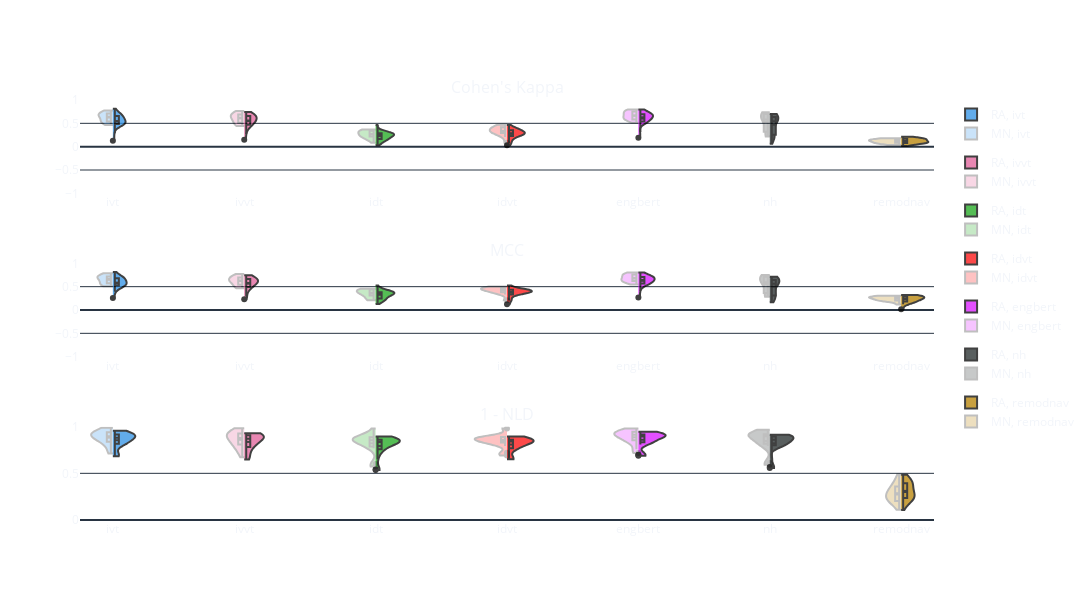

Notebook code for this chart:
### Markdown cell above
#### Global Metrics Figure

### Code cell
global_metrics_fig = sm.global_metrics_distributions_figure(
    global_measures,
    GT1, gt2=GT2, only_box=False
)
global_metrics_fig.update_layout(
    title=None,
    width=1200, height=600,
    paper_bgcolor='rgba(0, 0, 0, 0)',
    plot_bgcolor='rgba(0, 0, 0, 0)',
)
global_metrics_fig.show()

### Figure 1 — Plotly figure (JSON) as saved in the notebook; plotly's stock layout.template omitted (floating-point values rounded to 4 significant figures)
{"data": [{"box": {"visible": true}, "fillcolor": "#2E91E5", "legendgroup": "ivt", "line": {"color": "black"}, "meanline": {"visible": true}, "name": "RA, ivt", "opacity": 0.75, "scalegroup": "cohen's_kappa", "showlegend": true, "side": "positive", "spanmode": "hard", "x0": "ivt", "y": [0.6536, 0.1284, 0.8129, 0.6847, 0.5965, 0.4917, 0.4573, 0.2866, 0.4749, 0.5237, 0.6394, 0.6606, 0.738, 0.5897, 0.4963, 0.5578, 0.5056, 0.472, 0.6827, 0.5183], "type": "violin", "xaxis": "x", "yaxis": "y"}, {"box": {"visible": true}, "fillcolor": "#E15F99", "legendgroup": "ivvt", "line": {"color": "black"}, "meanline": {"visible": true}, "name": "RA, ivvt", "opacity": 0.75, "scalegroup": "cohen's_kappa", "showlegend": true, "side": "positive", "spanmode": "hard", "x0": "ivvt", "y": [0.6683, 0.1468, 0.7408, 0.6839, 0.6305, 0.3851, 0.4351, 0.2714, 0.4788, 0.5559, 0.6462, 0.6817, 0.7248, 0.6154, 0.5435, 0.5658, 0.5103, 0.4657, 0.6342, 0.5517], "type": "violin", "xaxis": "x", "yaxis": "y"}, {"box": {"visible": true}, "fillcolor": "#1CA71C", "legendgroup": "idt", "line": {"color": "black"}, "meanline": {"visible": true}, "name": "RA, idt", "opacity": 0.75, "scalegroup": "cohen's_kappa", "showlegend": true, "side": "positive", "spanmode": "hard", "x0": "idt", "y": [0.2981, 0.03157, 0.4641, 0.2578, 0.2804, 0.2984, 0.2624, 0.1214, 0.2042, 0.1831, 0.2571, 0.2668, 0.3344, 0.2556, 0.08008, 0.1816, 0.1483, 0.1364, 0.3033, 0.2054], "type": "violin", "xaxis": "x", "yaxis": "y"}, {"box": {"visible": true}, "fillcolor": "#FB0D0D", "legendgroup": "idvt", "line": {"color": "black"}, "meanline": {"visible": true}, "name": "RA, idvt", "opacity": 0.75, "scalegroup": "cohen's_kappa", "showlegend": true, "side": "positive", "spanmode": "hard", "x0": "idvt", "y": [0.2981, 0.03036, 0.4646, 0.2567, 0.2975, 0.3173, 0.2629, 0.132, 0.2026, 0.1831, 0.2571, 0.2754, 0.3451, 0.2556, 0.08008, 0.3537, 0.3961, 0.3918, 0.3791, 0.3079], "type": "violin", "xaxis": "x", "yaxis": "y"}, {"box": {"visible": true}, "fillcolor": "#DA16FF", "legendgroup": "engbert", "line": {"color": "black"}, "meanline": {"visible": true}, "name": "RA, engbert", "opacity": 0.75, "scalegroup": "cohen's_kappa", "showlegend": true, "side": "positive", "spanmode": "hard", "x0": "engbert", "y": [0.6938, 0.192, 0.7982, 0.6989, 0.68, 0.5842, 0.5417, 0.3124, 0.5395, 0.6376, 0.672, 0.7087, 0.7697, 0.6755, 0.6251, 0.5803, 0.5091, 0.4851, 0.7087, 0.5984], "type": "violin", "xaxis": "x", "yaxis": "y"}, {"box": {"visible": true}, "fillcolor": "#222A2A", "legendgroup": "nh", "line": {"color": "black"}, "meanline": {"visible": true}, "name": "RA, nh", "opacity": 0.75, "scalegroup": "cohen's_kappa", "showlegend": true, "side": "positive", "spanmode": "hard", "x0": "nh", "y": [0.639, 0.2022, 0.06223, 0.6629, 0.6084, 0.5696, 0.196, 0.2909, 0.4816, 0.5852, 0.701, 0.699, 0.6987, 0.636, 0.6082, 0.497, 0.2203, 0.301, 0.2036, 0.5238], "type": "violin", "xaxis": "x", "yaxis": "y"}, {"box": {"visible": true}, "fillcolor": "#B68100", "legendgroup": "remodnav", "line": {"color": "black"}, "meanline": {"visible": true}, "name": "RA, remodnav", "opacity": 0.75, "scalegroup": "cohen's_kappa", "showlegend": true, "side": "positive", "spanmode": "hard", "x0": "remodnav", "y": [0.1571, 0.01217, 0.08844, 0.1762, 0.1648, 0.1119, 0.1149, 0.08661, 0.07757, 0.07729, 0.1791, 0.06783, 0.0518, 0.177, 0.08435, 0.2129, 0.139, 0.19, 0.1216, 0.1407], "type": "violin", "xaxis": "x", "yaxis": "y"}, {"box": {"visible": true}, "fillcolor": "#2E91E5", "legendgroup": "ivt", "line": {"color": "black"}, "meanline": {"visible": true}, "name": "MN, ivt", "opacity": 0.25, "scalegroup": "cohen's_kappa", "showlegend": true, "side": "negative", "spanmode": "hard", "x0": "ivt", "y": [0.7507, 0.6841, 0.5647, 0.4944, 0.6385, 0.6857, 0.7758, 0.7113, 0.4643, 0.6406, 0.5751, 0.5022, 0.7111, 0.5405], "type": "violin", "xaxis": "x", "yaxis": "y"}, {"box": {"visible": true}, "fillcolor": "#E15F99", "legendgroup": "ivvt", "line": {"color": "black"}, "meanline": {"visible": true}, "name": "MN, ivvt", "opacity": 0.25, "scalegroup": "cohen's_kappa", "showlegend": true, "side": "negative", "spanmode": "hard", "x0": "ivvt", "y": [0.7658, 0.6508, 0.4458, 0.4402, 0.6601, 0.6894, 0.739, 0.7199, 0.5121, 0.5911, 0.5667, 0.4775, 0.6538, 0.5659], "type": "violin", "xaxis": "x", "yaxis": "y"}, {"box": {"visible": true}, "fillcolor": "#1CA71C", "legendgroup": "idt", "line": {"color": "black"}, "meanline": {"visible": true}, "name": "MN, idt", "opacity": 0.25, "scalegroup": "cohen's_kappa", "showlegend": true, "side": "negative", "spanmode": "hard", "x0": "idt", "y": [0.3418, 0.2152, 0.3677, 0.2908, 0.2567, 0.2894, 0.3552, 0.3244, 0.08151, 0.2327, 0.1807, 0.1466, 0.3679, 0.2227], "type": "violin", "xaxis": "x", "yaxis": "y"}, {"box": {"visible": true}, "fillcolor": "#FB0D0D", "legendgroup": "idvt", "line": {"color": "black"}, "meanline": {"visible": true}, "name": "MN, idvt", "opacity": 0.25, "scalegroup": "cohen's_kappa", "showlegend": true, "side": "negative", "spanmode": "hard", "x0": "idvt", "y": [0.3418, 0.2075, 0.3906, 0.294, 0.2567, 0.2976, 0.3665, 0.3244, 0.08151, 0.4418, 0.4685, 0.4266, 0.4184, 0.332], "type": "violin", "xaxis": "x", "yaxis": "y"}, {"box": {"visible": true}, "fillcolor": "#DA16FF", "legendgroup": "engbert", "line": {"color": "black"}, "meanline": {"visible": true}, "name": "MN, engbert", "opacity": 0.25, "scalegroup": "cohen's_kappa", "showlegend": true, "side": "negative", "spanmode": "hard", "x0": "engbert", "y": [0.784, 0.6499, 0.6793, 0.5698, 0.6994, 0.7509, 0.7986, 0.7664, 0.6064, 0.6425, 0.5823, 0.5126, 0.7385, 0.5791], "type": "violin", "xaxis": "x", "yaxis": "y"}, {"box": {"visible": true}, "fillcolor": "#222A2A", "legendgroup": "nh", "line": {"color": "black"}, "meanline": {"visible": true}, "name": "MN, nh", "opacity": 0.25, "scalegroup": "cohen's_kappa", "showlegend": true, "side": "negative", "spanmode": "hard", "x0": "nh", "y": [0.7323, 0.5321, 0.6574, 0.2156, 0.7095, 0.7377, 0.6981, 0.7001, 0.5971, 0.5652, 0.2493, 0.3186, 0.2224, 0.5085], "type": "violin", "xaxis": "x", "yaxis": "y"}, {"box": {"visible": true}, "fillcolor": "#B68100", "legendgroup": "remodnav", "line": {"color": "black"}, "meanline": {"visible": true}, "name": "MN, remodnav", "opacity": 0.25, "scalegroup": "cohen's_kappa", "showlegend": true, "side": "negative", "spanmode": "hard", "x0": "remodnav", "y": [0.1287, 0.03366, 0.08507, 0.08128, 0.1804, 0.08114, 0.05255, 0.1405, 0.09096, 0.1738, 0.1387, 0.1754, 0.1328, 0.1335], "type": "violin", "xaxis": "x", "yaxis": "y"}, {"box": {"visible": true}, "fillcolor": "#2E91E5", "legendgroup": "ivt", "line": {"color": "black"}, "meanline": {"visible": true}, "name": "RA, ivt", "opacity": 0.75, "scalegroup": "mcc", "showlegend": false, "side": "positive", "spanmode": "hard", "x0": "ivt", "y": [0.6824, 0.2579, 0.8156, 0.7006, 0.626, 0.502, 0.4679, 0.3908, 0.5397, 0.5657, 0.6677, 0.6823, 0.7553, 0.638, 0.5457, 0.5852, 0.5545, 0.5113, 0.6943, 0.5543], "type": "violin", "xaxis": "x2", "yaxis": "y2"}, {"box": {"visible": true}, "fillcolor": "#E15F99", "legendgroup": "ivvt", "line": {"color": "black"}, "meanline": {"visible": true}, "name": "RA, ivvt", "opacity": 0.75, "scalegroup": "mcc", "showlegend": false, "side": "positive", "spanmode": "hard", "x0": "ivvt", "y": [0.6769, 0.2299, 0.7462, 0.6908, 0.6376, 0.3941, 0.4439, 0.2894, 0.5062, 0.5705, 0.6555, 0.6899, 0.7293, 0.632, 0.5695, 0.5806, 0.5538, 0.4811, 0.6385, 0.575], "type": "violin", "xaxis": "x2", "yaxis": "y2"}, {"box": {"visible": true}, "fillcolor": "#1CA71C", "legendgroup": "idt", "line": {"color": "black"}, "meanline": {"visible": true}, "name": "RA, idt", "opacity": 0.75, "scalegroup": "mcc", "showlegend": false, "side": "positive", "spanmode": "hard", "x0": "idt", "y": [0.4158, 0.1301, 0.524, 0.3846, 0.3624, 0.381, 0.3431, 0.2296, 0.3219, 0.315, 0.3836, 0.3717, 0.4288, 0.3809, 0.2037, 0.2657, 0.2096, 0.2122, 0.3659, 0.2954], "type": "violin", "xaxis": "x2", "yaxis": "y2"}, {"box": {"visible": true}, "fillcolor": "#FB0D0D", "legendgroup": "idvt", "line": {"color": "black"}, "meanline": {"visible": true}, "name": "RA, idvt", "opacity": 0.75, "scalegroup": "mcc", "showlegend": false, "side": "positive", "spanmode": "hard", "x0": "idvt", "y": [0.4158, 0.1251, 0.5248, 0.3829, 0.3844, 0.4045, 0.3431, 0.233, 0.3188, 0.315, 0.3836, 0.3836, 0.4427, 0.3809, 0.2037, 0.4291, 0.4431, 0.45, 0.4354, 0.3953], "type": "violin", "xaxis": "x2", "yaxis": "y2"}, {"box": {"visible": true}, "fillcolor": "#DA16FF", "legendgroup": "engbert", "line": {"color": "black"}, "meanline": {"visible": true}, "name": "RA, engbert", "opacity": 0.75, "scalegroup": "mcc", "showlegend": false, "side": "positive", "spanmode": "hard", "x0": "engbert", "y": [0.7032, 0.2671, 0.8038, 0.7112, 0.6897, 0.599, 0.5547, 0.4058, 0.575, 0.6461, 0.6854, 0.7205, 0.7753, 0.6891, 0.6359, 0.6039, 0.5567, 0.5248, 0.7183, 0.6221], "type": "violin", "xaxis": "x2", "yaxis": "y2"}, {"box": {"visible": true}, "fillcolor": "#222A2A", "legendgroup": "nh", "line": {"color": "black"}, "meanline": {"visible": true}, "name": "RA, nh", "opacity": 0.75, "scalegroup": "mcc", "showlegend": false, "side": "positive", "spanmode": "hard", "x0": "nh", "y": [0.6461, 0.2491, 0.1685, 0.6817, 0.6216, 0.5772, 0.2809, 0.3446, 0.5021, 0.5906, 0.7117, 0.707, 0.7071, 0.6413, 0.6157, 0.5163, 0.2725, 0.3477, 0.2625, 0.5464], "type": "violin", "xaxis": "x2", "yaxis": "y2"}, {"box": {"visible": true}, "fillcolor": "#B68100", "legendgroup": "remodnav", "line": {"color": "black"}, "meanline": {"visible": true}, "name": "RA, remodnav", "opacity": 0.75, "scalegroup": "mcc", "showlegend": false, "side": "positive", "spanmode": "hard", "x0": "remodnav", "y": [0.2868, 0.01721, 0.2365, 0.2916, 0.2871, 0.2227, 0.2459, 0.1223, 0.1445, 0.1636, 0.3007, 0.1777, 0.1882, 0.3137, 0.1948, 0.3196, 0.2673, 0.3004, 0.2375, 0.2628], "type": "violin", "xaxis": "x2", "yaxis": "y2"}, {"box": {"visible": true}, "fillcolor": "#2E91E5", "legendgroup": "ivt", "line": {"color": "black"}, "meanline": {"visible": true}, "name": "MN, ivt", "opacity": 0.25, "scalegroup": "mcc", "showlegend": false, "side": "negative", "spanmode": "hard", "x0": "ivt", "y": [0.7681, 0.7107, 0.5747, 0.5092, 0.6653, 0.7011, 0.7872, 0.7359, 0.5133, 0.6579, 0.6138, 0.5358, 0.7195, 0.571], "type": "violin", "xaxis": "x2", "yaxis": "y2"}, {"box": {"visible": true}, "fillcolor": "#E15F99", "legendgroup": "ivvt", "line": {"color": "black"}, "meanline": {"visible": true}, "name": "MN, ivvt", "opacity": 0.25, "scalegroup": "mcc", "showlegend": false, "side": "negative", "spanmode": "hard", "x0": "ivvt", "y": [0.7709, 0.652, 0.4797, 0.4653, 0.6685, 0.6955, 0.7421, 0.7257, 0.5394, 0.6068, 0.6029, 0.4916, 0.661, 0.5851], "type": "violin", "xaxis": "x2", "yaxis": "y2"}, {"box": {"visible": true}, "fillcolor": "#1CA71C", "legendgroup": "idt", "line": {"color": "black"}, "meanline": {"visible": true}, "name": "MN, idt", "opacity": 0.25, "scalegroup": "mcc", "showlegend": false, "side": "negative", "spanmode": "hard", "x0": "idt", "y": [0.4529, 0.347, 0.4263, 0.3615, 0.3822, 0.3913, 0.445, 0.4388, 0.2068, 0.308, 0.2369, 0.2189, 0.4373, 0.3099], "type": "violin", "xaxis": "x2", "yaxis": "y2"}, {"box": {"visible": true}, "fillcolor": "#FB0D0D", "legendgroup": "idvt", "line": {"color": "black"}, "meanline": {"visible": true}, "name": "MN, idvt", "opacity": 0.25, "scalegroup": "mcc", "showlegend": false, "side": "negative", "spanmode": "hard", "x0": "idvt", "y": [0.4529, 0.3346, 0.4524, 0.3654, 0.3822, 0.4023, 0.4595, 0.4388, 0.2068, 0.4982, 0.5019, 0.477, 0.4744, 0.4142], "type": "violin", "xaxis": "x2", "yaxis": "y2"}, {"box": {"visible": true}, "fillcolor": "#DA16FF", "legendgroup": "engbert", "line": {"color": "black"}, "meanline": {"visible": true}, "name": "MN, engbert", "opacity": 0.25, "scalegroup": "mcc", "showlegend": false, "side": "negative", "spanmode": "hard", "x0": "engbert", "y": [0.7887, 0.6642, 0.687, 0.5858, 0.7118, 0.7602, 0.8017, 0.7712, 0.6236, 0.6619, 0.6213, 0.5458, 0.746, 0.6005], "type": "violin", "xaxis": "x2", "yaxis": "y2"}, {"box": {"visible": true}, "fillcolor": "#222A2A", "legendgroup": "nh", "line": {"color": "black"}, "meanline": {"visible": true}, "name": "MN, nh", "opacity": 0.25, "scalegroup": "mcc", "showlegend": false, "side": "negative", "spanmode": "hard", "x0": "nh", "y": [0.7442, 0.5781, 0.6635, 0.2915, 0.7195, 0.7481, 0.7087, 0.7145, 0.6105, 0.574, 0.2908, 0.3639, 0.2819, 0.532], "type": "violin", "xaxis": "x2", "yaxis": "y2"}, {"box": {"visible": true}, "fillcolor": "#B68100", "legendgroup": "remodnav", "line": {"color": "black"}, "meanline": {"visible": true}, "name": "MN, remodnav", "opacity": 0.25, "scalegroup": "mcc", "showlegend": false, "side": "negative", "spanmode": "hard", "x0": "remodnav", "y": [0.257, 0.1186, 0.2014, 0.1957, 0.3033, 0.2215, 0.197, 0.283, 0.2107, 0.2887, 0.275, 0.2892, 0.2718, 0.2564], "type": "violin", "xaxis": "x2", "yaxis": "y2"}, {"box": {"visible": true}, "fillcolor": "#2E91E5", "legendgroup": "ivt", "line": {"color": "black"}, "meanline": {"visible": true}, "name": "RA, ivt", "opacity": 0.75, "scalegroup": "complement_nld", "showlegend": false, "side": "positive", "spanmode": "hard", "x0": "ivt", "y": [0.9198, 0.852, 0.9557, 0.9314, 0.9038, 0.8448, 0.8042, 0.693, 0.8322, 0.8763, 0.9162, 0.9178, 0.933, 0.9, 0.8883, 0.8124, 0.7028, 0.6832, 0.8996, 0.8221], "type": "violin", "xaxis": "x3", "yaxis": "y3"}, {"box": {"visible": true}, "fillcolor": "#E15F99", "legendgroup": "ivvt", "line": {"color": "black"}, "meanline": {"visible": true}, "name": "RA, ivvt", "opacity": 0.75, "scalegroup": "complement_nld", "showlegend": false, "side": "positive", "spanmode": "hard", "x0": "ivvt", "y": [0.9162, 0.8498, 0.9284, 0.922, 0.8992, 0.7658, 0.7557, 0.6473, 0.8171, 0.8722, 0.9048, 0.9126, 0.9186, 0.896, 0.8883, 0.7984, 0.6923, 0.6562, 0.8671, 0.8246], "type": "violin", "xaxis": "x3", "yaxis": "y3"}, {"box": {"visible": true}, "fillcolor": "#1CA71C", "legendgroup": "idt", "line": {"color": "black"}, "meanline": {"visible": true}, "name": "RA, idt", "opacity": 0.75, "scalegroup": "complement_nld", "showlegend": false, "side": "positive", "spanmode": "hard", "x0": "idt", "y": [0.8685, 0.8432, 0.8956, 0.8793, 0.8563, 0.8402, 0.8016, 0.6515, 0.766, 0.8176, 0.8623, 0.8601, 0.8625, 0.848, 0.8317, 0.723, 0.5403, 0.5353, 0.8238, 0.7495], "type": "violin", "xaxis": "x3", "yaxis": "y3"}, {"box": {"visible": true}, "fillcolor": "#FB0D0D", "legendgroup": "idvt", "line": {"color": "black"}, "meanline": {"visible": true}, "name": "RA, idvt", "opacity": 0.75, "scalegroup": "complement_nld", "showlegend": false, "side": "positive", "spanmode": "hard", "x0": "idvt", "y": [0.8685, 0.843, 0.8938, 0.8791, 0.8579, 0.843, 0.799, 0.6507, 0.764, 0.8176, 0.8623, 0.8601, 0.8645, 0.848, 0.8317, 0.7641, 0.6606, 0.653, 0.8372, 0.772], "type": "violin", "xaxis": "x3", "yaxis": "y3"}, {"box": {"visible": true}, "fillcolor": "#DA16FF", "legendgroup": "engbert", "line": {"color": "black"}, "meanline": {"visible": true}, "name": "RA, engbert", "opacity": 0.75, "scalegroup": "complement_nld", "showlegend": false, "side": "positive", "spanmode": "hard", "x0": "engbert", "y": [0.92, 0.849, 0.9447, 0.9208, 0.9104, 0.8771, 0.8366, 0.6954, 0.8307, 0.8908, 0.908, 0.9208, 0.936, 0.9106, 0.8968, 0.81, 0.7002, 0.6874, 0.9032, 0.8342], "type": "violin", "xaxis": "x3", "yaxis": "y3"}, {"box": {"visible": true}, "fillcolor": "#222A2A", "legendgroup": "nh", "line": {"color": "black"}, "meanline": {"visible": true}, "name": "RA, nh", "opacity": 0.75, "scalegroup": "complement_nld", "showlegend": false, "side": "positive", "spanmode": "hard", "x0": "nh", "y": [0.8935, 0.84, 0.8519, 0.8974, 0.8719, 0.8667, 0.7972, 0.6649, 0.8091, 0.8768, 0.9134, 0.911, 0.911, 0.8895, 0.8973, 0.8064, 0.5576, 0.5676, 0.8059, 0.7976], "type": "violin", "xaxis": "x3", "yaxis": "y3"}, {"box": {"visible": true}, "fillcolor": "#B68100", "legendgroup": "remodnav", "line": {"color": "black"}, "meanline": {"visible": true}, "name": "RA, remodnav", "opacity": 0.75, "scalegroup": "complement_nld", "showlegend": false, "side": "positive", "spanmode": "hard", "x0": "remodnav", "y": [0.3957, 0.4862, 0.1998, 0.4645, 0.405, 0.3128, 0.263, 0.3939, 0.2826, 0.2345, 0.432, 0.1929, 0.1077, 0.3905, 0.2369, 0.3698, 0.207, 0.3206, 0.2897, 0.251], "type": "violin", "xaxis": "x3", "yaxis": "y3"}, {"box": {"visible": true}, "fillcolor": "#2E91E5", "legendgroup": "ivt", "line": {"color": "black"}, "meanline": {"visible": true}, "name": "MN, ivt", "opacity": 0.25, "scalegroup": "complement_nld", "showlegend": false, "side": "negative", "spanmode": "hard", "x0": "ivt", "y": [0.9475, 0.989, 0.8849, 0.8276, 0.9174, 0.9292, 0.9459, 0.9401, 0.8828, 0.8659, 0.7599, 0.7127, 0.9114, 0.8372], "type": "violin", "xaxis": "x3", "yaxis": "y3"}, {"box": {"visible": true}, "fillcolor": "#E15F99", "legendgroup": "ivvt", "line": {"color": "black"}, "meanline": {"visible": true}, "name": "MN, ivvt", "opacity": 0.25, "scalegroup": "complement_nld", "showlegend": false, "side": "negative", "spanmode": "hard", "x0": "ivvt", "y": [0.9451, 0.9844, 0.8079, 0.7659, 0.91, 0.9218, 0.9266, 0.9342, 0.8833, 0.8282, 0.7401, 0.6718, 0.8759, 0.8367], "type": "violin", "xaxis": "x3", "yaxis": "y3"}, {"box": {"visible": true}, "fillcolor": "#1CA71C", "legendgroup": "idt", "line": {"color": "black"}, "meanline": {"visible": true}, "name": "MN, idt", "opacity": 0.25, "scalegroup": "complement_nld", "showlegend": false, "side": "negative", "spanmode": "hard", "x0": "idt", "y": [0.8907, 0.98, 0.8861, 0.8314, 0.8629, 0.8733, 0.8739, 0.8885, 0.8327, 0.7881, 0.6009, 0.5724, 0.8458, 0.77], "type": "violin", "xaxis": "x3", "yaxis": "y3"}, {"box": {"visible": true}, "fillcolor": "#FB0D0D", "legendgroup": "idvt", "line": {"color": "black"}, "meanline": {"visible": true}, "name": "MN, idvt", "opacity": 0.25, "scalegroup": "complement_nld", "showlegend": false, "side": "negative", "spanmode": "hard", "x0": "idvt", "y": [0.8907, 0.9798, 0.8889, 0.8294, 0.8629, 0.8731, 0.8759, 0.8885, 0.8327, 0.8292, 0.7216, 0.6909, 0.8526, 0.7926], "type": "violin", "xaxis": "x3", "yaxis": "y3"}, {"box": {"visible": true}, "fillcolor": "#DA16FF", "legendgroup": "engbert", "line": {"color": "black"}, "meanline": {"visible": true}, "name": "MN, engbert", "opacity": 0.25, "scalegroup": "complement_nld", "showlegend": false, "side": "negative", "spanmode": "hard", "x0": "engbert", "y": [0.9497, 0.981, 0.918, 0.8569, 0.9144, 0.9334, 0.9463, 0.9451, 0.8858, 0.8553, 0.7569, 0.7169, 0.9146, 0.8307], "type": "violin", "xaxis": "x3", "yaxis": "y3"}, {"box": {"visible": true}, "fillcolor": "#222A2A", "legendgroup": "nh", "line": {"color": "black"}, "meanline": {"visible": true}, "name": "MN, nh", "opacity": 0.25, "scalegroup": "complement_nld", "showlegend": false, "side": "negative", "spanmode": "hard", "x0": "nh", "y": [0.9258, 0.9665, 0.9102, 0.8226, 0.9152, 0.9242, 0.9128, 0.9176, 0.8833, 0.8515, 0.6097, 0.5922, 0.8178, 0.7921], "type": "violin", "xaxis": "x3", "yaxis": "y3"}, {"box": {"visible": true}, "fillcolor": "#B68100", "legendgroup": "remodnav", "line": {"color": "black"}, "meanline": {"visible": true}, "name": "MN, remodnav", "opacity": 0.25, "scalegroup": "complement_nld", "showlegend": false, "side": "negative", "spanmode": "hard", "x0": "remodnav", "y": [0.3611, 0.487, 0.2644, 0.1982, 0.4338, 0.2013, 0.1093, 0.3587, 0.2349, 0.3393, 0.2044, 0.2979, 0.2801, 0.2465], "type": "violin", "xaxis": "x3", "yaxis": "y3"}], "layout": {"xaxis": {"anchor": "y", "domain": [0.0, 1.0]}, "yaxis": {"anchor": "x", "domain": [0.7778, 1.0], "range": [-1, 1]}, "xaxis2": {"anchor": "y2", "domain": [0.0, 1.0]}, "yaxis2": {"anchor": "x2", "domain": [0.3889, 0.6111], "range": [-1, 1]}, "xaxis3": {"anchor": "y3", "domain": [0.0, 1.0]}, "yaxis3": {"anchor": "x3", "domain": [0.0, 0.2222], "range": [0, 1]}, "annotations": [{"font": {"size": 16}, "showarrow": false, "text": "Cohen's Kappa", "x": 0.5, "xanchor": "center", "xref": "paper", "y": 1.0, "yanchor": "bottom", "yref": "paper"}, {"font": {"size": 16}, "showarrow": false, "text": "MCC", "x": 0.5, "xanchor": "center", "xref": "paper", "y": 0.6111, "yanchor": "bottom", "yref": "paper"}, {"font": {"size": 16}, "showarrow": false, "text": "1 - NLD", "x": 0.5, "xanchor": "center", "xref": "paper", "y": 0.2222, "yanchor": "bottom", "yref": "paper"}], "title": {}, "violinmode": "overlay", "boxmode": "group", "boxgroupgap": 0, "boxgap": 0, "width": 1200, "height": 600, "paper_bgcolor": "rgba(0, 0, 0, 0)", "plot_bgcolor": "rgba(0, 0, 0, 0)"}}
